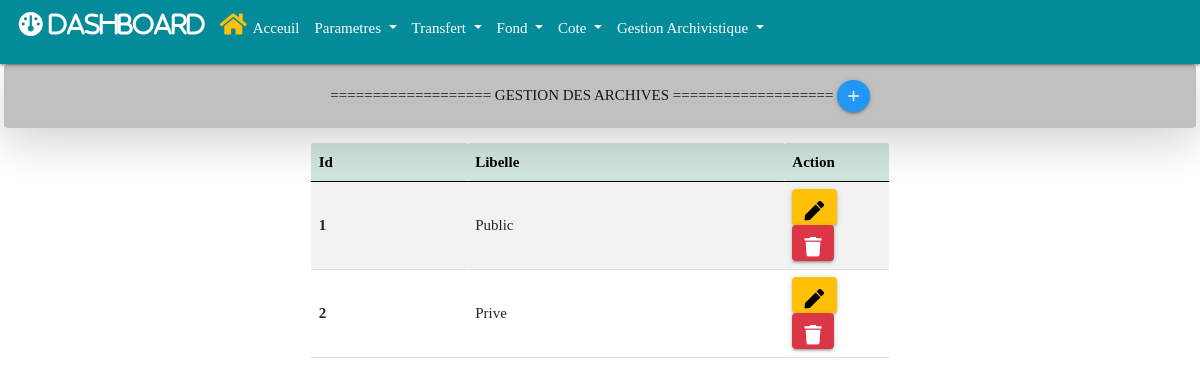
Screenshot of /paramettre/status with the database file from the repository.
### paramettre/models.py (models this page shows, shortened)
class Archive_statuts(models.Model):
    libelle = models.CharField(max_length=200, null=True, blank=True)
    create_at = models.DateField(auto_now_add=True, null=True)
    modified_at = models.DateTimeField(auto_now_add=True)

### paramettre/views.py (the view)
# urls.py: path('paramettre/status', views.archive_statut, name="archive_statut"),
def archive_statut(request):
    archive_statuts = Archive_statuts.objects.all()
    context = {'archive_statuts':archive_statuts}
    return render(request, 'paramettre/archive_statut/archive_statut.html', context)

### paramettre/templates/paramettre/archive_statut/archive_statut.html (shortened to what this page needs)
{% extends 'base.html' %}
{% block add %}
<a href="{% url 'add_statut' %}" class="btn-floating btn-small waves-effect waves-light blue" title="Ajouter un statut">
    <i class="material-icons">add</i>
</a>
{% endblock add %}
{% block main %}
<div class="container mt-3 w-50">
    <table id="example" class="table table-striped" style="width:100%">
        <thead class="table-success">
            <tr>
                <th>Id</th>
                <th>Libelle</th>
                <th style="width: 18%;">Action</th>
            </tr>
        </thead>
        <tbody>
            {% for archive_statut in archive_statuts %}
            <tr>
                <th scope="row">{{archive_statut.id}}</th>
                <td>{{archive_statut.libelle}}</td>
                <td>
                    <a href="{% url 'edit_statut' archive_statut.id %}" type="button" class="btn btn-warning" title="Edit Status">
                        <i class="fas fa-pen"></i>
                    </a>
                    <a href="{% url 'delete_statut' archive_statut.id %}" type="button" class="btn btn-danger" title="Supprimer Status">
                        <i class="fas fa-trash"></i>
                    </a>
                </td>
            </tr>
            {% endfor %}
        </tbody>
    </table>
</div>
{% endblock main %}

### archivages/static/css/styles.css (style rules this page uses)
* { padding: 0; margin: 0; box-sizing: border-box; list-style-type: none; text-decoration: none; font-family: "verdana"; }

### rows the page displays
Archive_statuts: id "1", libelle "Public"
Archive_statuts: id "2", libelle "Prive"
